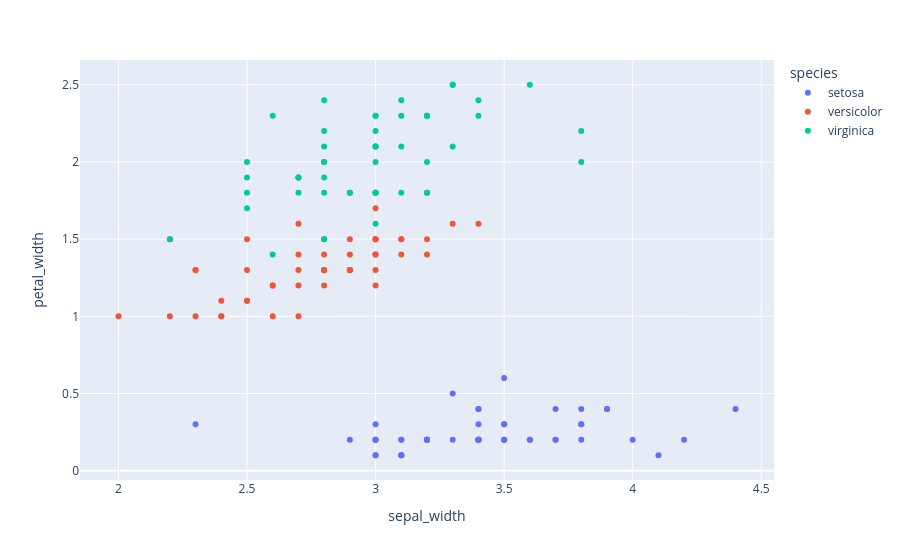

Source (notebook cell):
### Code cell
import plotly.express as px
df = px.data.iris()

fig = px.scatter(
    df,
    x="sepal_width",
    y="petal_width",
    color="species"
)

fig.show()

### Figure 1 — Plotly figure (JSON) as saved in the notebook; plotly's stock layout.template omitted (floating-point values rounded to 4 significant figures)
{"data": [{"hovertemplate": "species=setosa<br>sepal_width=%{x}<br>petal_width=%{y}<extra></extra>", "legendgroup": "setosa", "marker": {"color": "#636efa", "symbol": "circle"}, "mode": "markers", "name": "setosa", "orientation": "v", "showlegend": true, "type": "scatter", "x": [3.5, 3.0, 3.2, 3.1, 3.6, 3.9, 3.4, 3.4, 2.9, 3.1, 3.7, 3.4, 3.0, 3.0, 4.0, 4.4, 3.9, 3.5, 3.8, 3.8, 3.4, 3.7, 3.6, 3.3, 3.4, 3.0, 3.4, 3.5, 3.4, 3.2, 3.1, 3.4, 4.1, 4.2, 3.1, 3.2, 3.5, 3.1, 3.0, 3.4, 3.5, 2.3, 3.2, 3.5, 3.8, 3.0, 3.8, 3.2, 3.7, 3.3], "xaxis": "x", "y": [0.2, 0.2, 0.2, 0.2, 0.2, 0.4, 0.3, 0.2, 0.2, 0.1, 0.2, 0.2, 0.1, 0.1, 0.2, 0.4, 0.4, 0.3, 0.3, 0.3, 0.2, 0.4, 0.2, 0.5, 0.2, 0.2, 0.4, 0.2, 0.2, 0.2, 0.2, 0.4, 0.1, 0.2, 0.1, 0.2, 0.2, 0.1, 0.2, 0.2, 0.3, 0.3, 0.2, 0.6, 0.4, 0.3, 0.2, 0.2, 0.2, 0.2], "yaxis": "y"}, {"hovertemplate": "species=versicolor<br>sepal_width=%{x}<br>petal_width=%{y}<extra></extra>", "legendgroup": "versicolor", "marker": {"color": "#EF553B", "symbol": "circle"}, "mode": "markers", "name": "versicolor", "orientation": "v", "showlegend": true, "type": "scatter", "x": [3.2, 3.2, 3.1, 2.3, 2.8, 2.8, 3.3, 2.4, 2.9, 2.7, 2.0, 3.0, 2.2, 2.9, 2.9, 3.1, 3.0, 2.7, 2.2, 2.5, 3.2, 2.8, 2.5, 2.8, 2.9, 3.0, 2.8, 3.0, 2.9, 2.6, 2.4, 2.4, 2.7, 2.7, 3.0, 3.4, 3.1, 2.3, 3.0, 2.5, 2.6, 3.0, 2.6, 2.3, 2.7, 3.0, 2.9, 2.9, 2.5, 2.8], "xaxis": "x", "y": [1.4, 1.5, 1.5, 1.3, 1.5, 1.3, 1.6, 1.0, 1.3, 1.4, 1.0, 1.5, 1.0, 1.4, 1.3, 1.4, 1.5, 1.0, 1.5, 1.1, 1.8, 1.3, 1.5, 1.2, 1.3, 1.4, 1.4, 1.7, 1.5, 1.0, 1.1, 1.0, 1.2, 1.6, 1.5, 1.6, 1.5, 1.3, 1.3, 1.3, 1.2, 1.4, 1.2, 1.0, 1.3, 1.2, 1.3, 1.3, 1.1, 1.3], "yaxis": "y"}, {"hovertemplate": "species=virginica<br>sepal_width=%{x}<br>petal_width=%{y}<extra></extra>", "legendgroup": "virginica", "marker": {"color": "#00cc96", "symbol": "circle"}, "mode": "markers", "name": "virginica", "orientation": "v", "showlegend": true, "type": "scatter", "x": [3.3, 2.7, 3.0, 2.9, 3.0, 3.0, 2.5, 2.9, 2.5, 3.6, 3.2, 2.7, 3.0, 2.5, 2.8, 3.2, 3.0, 3.8, 2.6, 2.2, 3.2, 2.8, 2.8, 2.7, 3.3, 3.2, 2.8, 3.0, 2.8, 3.0, 2.8, 3.8, 2.8, 2.8, 2.6, 3.0, 3.4, 3.1, 3.0, 3.1, 3.1, 3.1, 2.7, 3.2, 3.3, 3.0, 2.5, 3.0, 3.4, 3.0], "xaxis": "x", "y": [2.5, 1.9, 2.1, 1.8, 2.2, 2.1, 1.7, 1.8, 1.8, 2.5, 2.0, 1.9, 2.1, 2.0, 2.4, 2.3, 1.8, 2.2, 2.3, 1.5, 2.3, 2.0, 2.0, 1.8, 2.1, 1.8, 1.8, 1.8, 2.1, 1.6, 1.9, 2.0, 2.2, 1.5, 1.4, 2.3, 2.4, 1.8, 1.8, 2.1, 2.4, 2.3, 1.9, 2.3, 2.5, 2.3, 1.9, 2.0, 2.3, 1.8], "yaxis": "y"}], "layout": {"legend": {"title": {"text": "species"}, "tracegroupgap": 0}, "margin": {"t": 60}, "xaxis": {"anchor": "y", "domain": [0, 1], "title": {"text": "sepal_width"}}, "yaxis": {"anchor": "x", "domain": [0, 1], "title": {"text": "petal_width"}}}}
